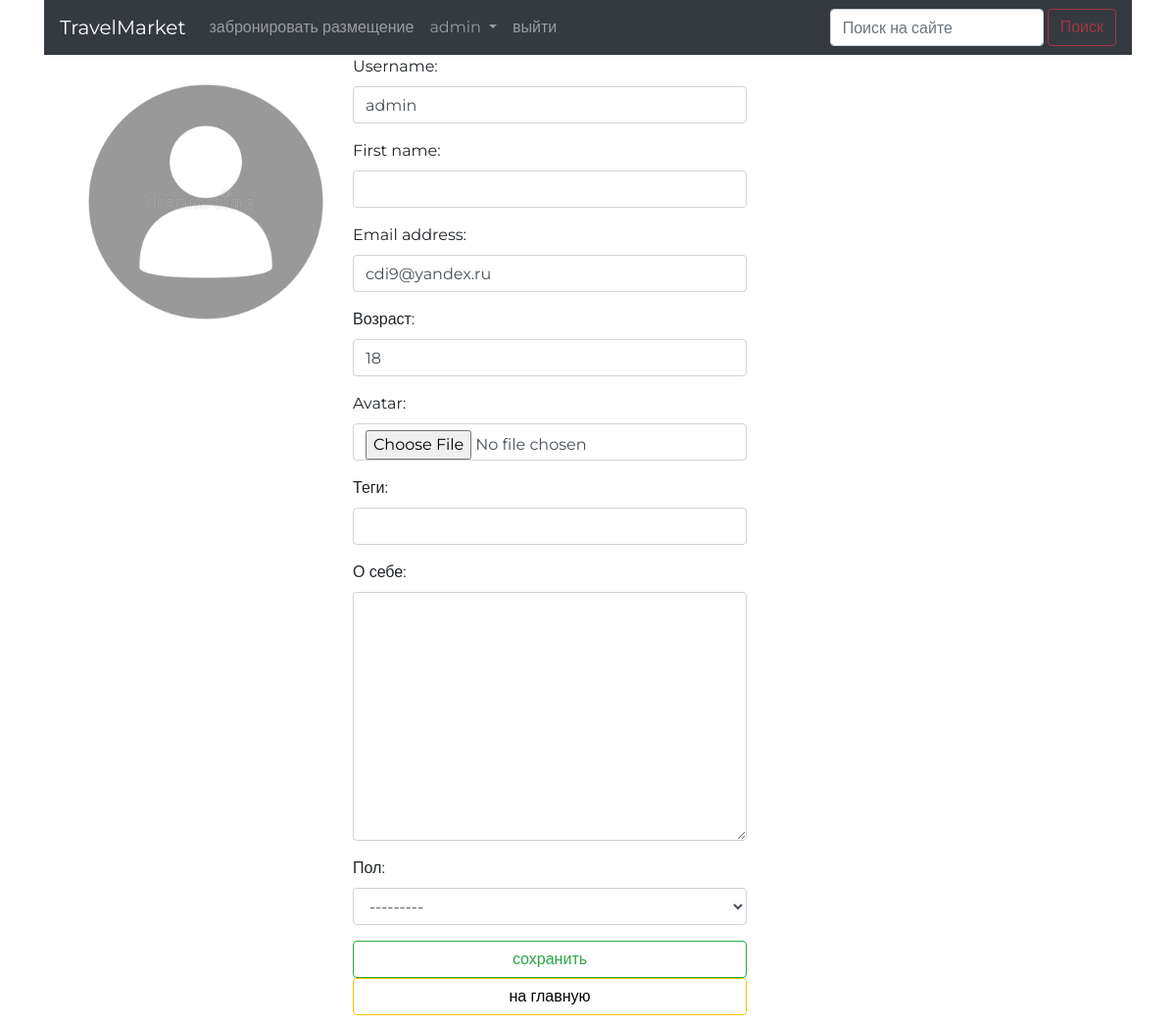
/list_of_accommodations/auth/edit/ (signed in), run on an earlier commit of the app's database.
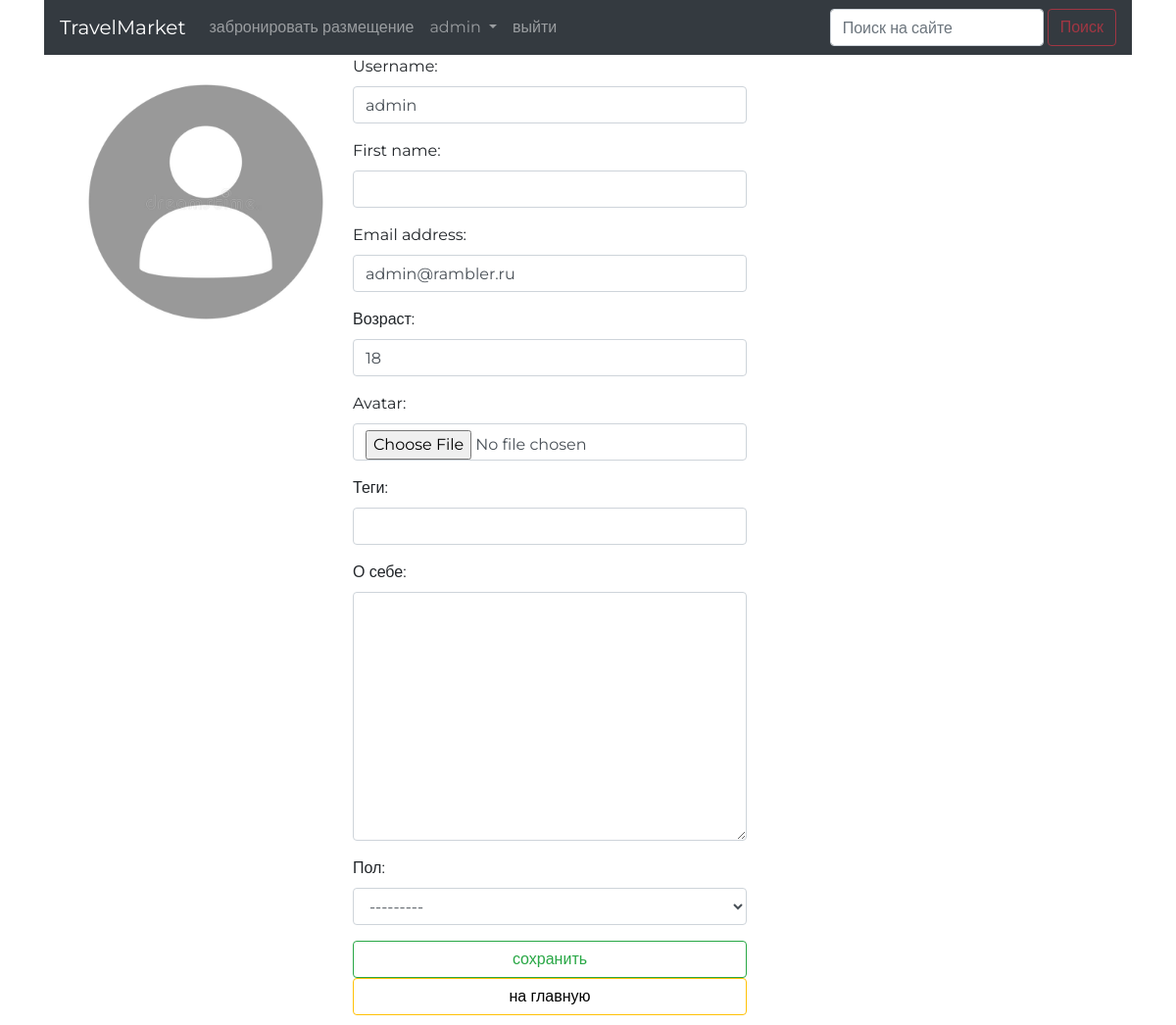
And on a later commit of the database.
### authapp/models.py (models this page shows)
class TravelUser(AbstractUser):
    avatar = models.ImageField(upload_to='users_avatars', blank=True)
    age = models.PositiveIntegerField(verbose_name='возраст', default=18)

### authapp/views.py (the view)
# urls.py: path('edit/', authapp.edit, name='edit'),
@transaction.atomic()
def edit(request):
    title = 'редактирование'
    if request.method == 'POST':
        edit_form = TravelUserEditForm(request.POST,
                                       request.FILES, instance=request.user)
        profile_form = TravelUserProfileEditForm(
            request.POST, instance=request.user.traveluserprofile)
        if edit_form.is_valid() and profile_form.is_valid():
            edit_form.save()
            return HttpResponseRedirect(reverse('auth:edit'))
    else:
        edit_form = TravelUserEditForm(instance=request.user)
        profile_form = TravelUserProfileEditForm(instance=
                                                 request.user.traveluserprofile)
    content = {'title': title,
               'edit_form': edit_form,
               'profile_form': profile_form}
    return render(request, 'authapp/edit.html', content)

### authapp/forms.py (shortened to what this page needs)
class TravelUserEditForm(UserChangeForm):
    class Meta:
        model = TravelUser
        fields = ('username', 'first_name', 'email', 'age', 'avatar',
                  'password')
    def __init__(self, *args, **kwargs):
        super().__init__(*args, **kwargs)
        for field_name, field in self.fields.items():
            field.widget.attrs['class'] = 'form-control'
            field.help_text = ''
            if field_name == 'password':
                field.widget = forms.HiddenInput()

class TravelUserProfileEditForm(forms.ModelForm):
    class Meta:
        model = TravelUserProfile
        fields = ('tagline', 'aboutMe', 'gender')
    def __init__(self, *args, **kwargs):
        super(TravelUserProfileEditForm, self).__init__(*args, **kwargs)
        for field_name, field in self.fields.items():
            field.widget.attrs['class'] = 'form-control'

### authapp/templates/authapp/edit.html (shortened to what this page needs)
{% extends 'authapp/base.html' %}
{% load static %}
{% block content %}
    <div class="container form-group row">
        <div class="user_avatar float-right">
            <img src="/media/{{ user.avatar|default:'users_avatars/default.jpg' }}">
        </div>
        <div>
            <form class="col-lg-offset-4  form-horizontal "
                  action="{% url 'auth:edit' %}" method="post"
                  enctype="multipart/form-data">
                {{ edit_form.as_p }}
                {{ profile_form.as_p }}
                <input class="form-control btn btn-outline-success"
                       type="submit" value="сохранить">
                <button class="btn btn-outline-warning
                form-control col-lg-offset-4 last">
                    <a style="color: black; text-decoration: none"
                       href="{% url 'main' %}" class="">
                        на главную
                    </a>
                </button>
            </form>
        </div>
    </div>
{% endblock %}

### mainapp/templates/mainapp/includes/inc_menu.html (shortened to what this page needs)
<div class="">
<nav class="navbar navbar-expand-lg navbar-dark bg-dark ">
    <div class="collapse navbar-collapse" id="navbarTogglerDemo01">
        <a class="navbar-brand" href="{% url 'main' %}">TravelMarket</a>
        <ul class="navbar-nav mr-auto mt-2 mt-lg-0">
            <li class="nav-item"><a class="nav-link"
                                    href="{% url 'acc:index' %}">
                забронировать размещение</a></li>
            <li class="nav-item dropdown">
                {% if user.is_authenticated %}
                    <a class="nav-link dropdown-toggle"
                       href="" data-toggle="dropdown" aria-haspopup="true"
                       aria-expanded="false">
                        {{ user|default:'пользователь' }}
                    </a>
                    <li class="nav-item">
                        <a class="nav-link"
                           href="{% url 'auth:logout' %}">выйти</a>
                    </li>
                {% else %}
                    <li class="nav-item">
                        <a class="nav-link"
                           href="{% url 'auth:login' %}">войти</a>
                    </li>
                {% endif %}
            </li>
        </ul>
        <form class="form-inline my-2 my-lg-0" >
            <input class="form-control mr-sm-1 " action="{% url 'acc:index' %}"
                   type="search" placeholder="Поиск на сайте" aria-label="Search"
            name="search">
            <button class="btn btn-outline-danger my-2 my-sm-0 disabled"
                    type="submit">Поиск</button>
        </form>
    </div>
</nav>
</div>

What changed in the data, as far as the page shows it:
changed TravelUser "admin": email "cdi9@yandex.ru" → "admin@rambler.ru"
